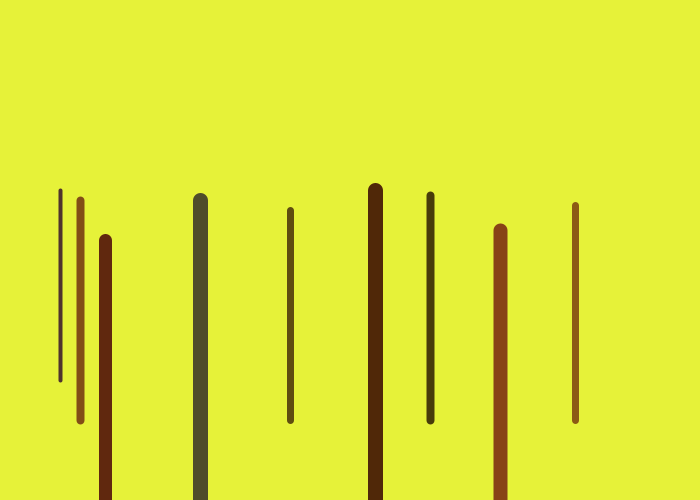
Frame 1 (no input)
Frame 60 (the mouse pressed at the canvas centre just before this capture): identical to frame 1, image omitted
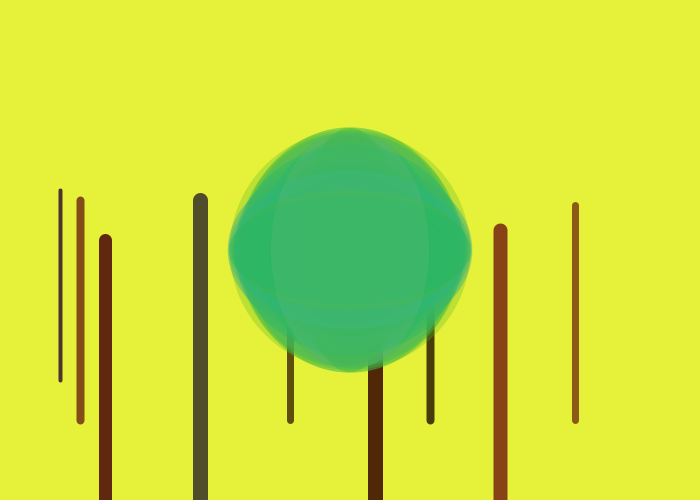
Frame 120 (the mouse held since frame 60 and released just before this capture)

The Processing sketch that drew these frames (run headless with seeded random() and noise(); from frame 60 on, the mouse is pressed at the canvas centre):

// Processing sketch: processing_13047
// ── processing_13047.pde



void setup(){
size (700,500);
background(230,242,57);
frameRate(30);
smooth();

stroke(79,77,42);
strokeWeight(15);
line(200,200,200,500);

stroke(135,67,22);
strokeWeight(14);
line(500,500,500,230);

stroke(80,40,8);
strokeWeight(15);
line(375,500,375,190);

stroke(96,40,14);
strokeWeight(13);
line(105,240,105,500);

stroke(130,77,22);
strokeWeight(8);
line(80,420,80,200);

stroke(95,77,15);
strokeWeight(7);
line(290,420,290,210);

stroke(72,60,10);
strokeWeight(8);
line(430,420,430,195);

stroke(140,90,20);
strokeWeight(7);
line(575,420,575,205);

stroke(79,51,45);
strokeWeight(4);
line(60,380,60,190);
}

void draw(){
  if (mousePressed== true){
  if(mouseY > 250) {
    stroke(random(66,156),random(42,119),random(7,52));
    strokeWeight(random(1,10));
    line(mouseX,mouseY,pmouseX,pmouseY);
  }
  
  
  else{
    noStroke();
    fill(random(25,98),182,random(35,150),random(70,100));
    ellipse(mouseX,mouseY,random(100,250),random(100,250));
  }
  }
  
  if(keyPressed){
    
    if (key == 'a'){
    fill(random(140,255),random(0,80),random(0,42));
    stroke(230,242,57);
    strokeWeight(2);
    ellipse(mouseX,mouseY,random(10,15),random(15,20));
  }
  else if (key == 'f'){
    fill(random(166,252),129,random(120,252),70);
    stroke(255,200,200);
    strokeWeight(1);
    ellipse(mouseX,mouseY,10,10);
    ellipse((mouseX-5),(mouseY-5),10,10);
    ellipse((mouseX-5),(mouseY+5),10,10);
  }
  }
  
}
